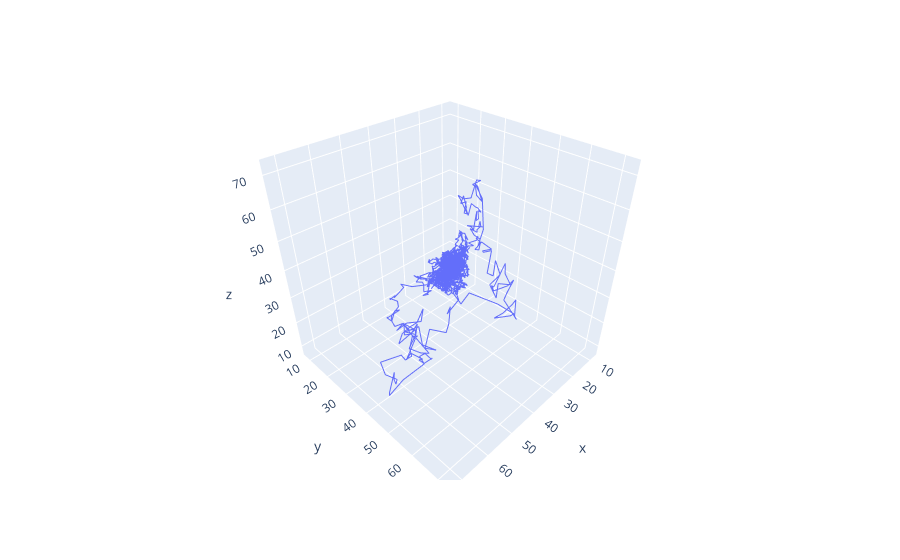

Write notebook code for a chart like this one.
### Code cell
fig = px.line_3d(pd.DataFrame(phase_traj, columns=['x', 'y', 'z']), x="x", y="y", z="z")

fig.show()

### Figure 1 — Plotly figure (JSON) as saved in the notebook; plotly's stock layout.template omitted (floating-point values rounded to 4 significant figures; data arrays with more than 128 entries replaced by an {"elided": "..."} marker saying what was removed)
{"data": [{"hovertemplate": "x=%{x}<br>y=%{y}<br>z=%{z}<extra></extra>", "legendgroup": "", "line": {"color": "#636efa", "dash": "solid"}, "marker": {"symbol": "circle"}, "mode": "lines", "name": "", "scene": "scene", "showlegend": false, "type": "scatter3d", "x": {"elided": "3093 float values"}, "y": {"elided": "3093 float values"}, "z": {"elided": "3093 float values"}}], "layout": {"legend": {"tracegroupgap": 0}, "margin": {"t": 60}, "scene": {"domain": {"x": [0, 1], "y": [0, 1]}, "xaxis": {"title": {"text": "x"}}, "yaxis": {"title": {"text": "y"}}, "zaxis": {"title": {"text": "z"}}}}}
